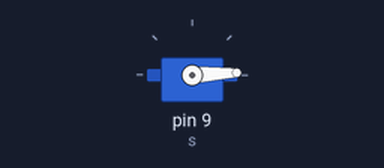
The sketch below on a simulated Arduino Nano, built with avr-gcc and run on an emulated ATmega328P. Parts: servo.

Above: at 0.05 s.
At 1.3 s:
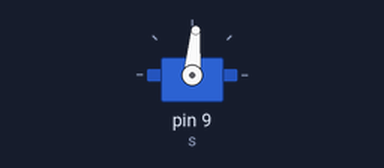
At 2.6 s:
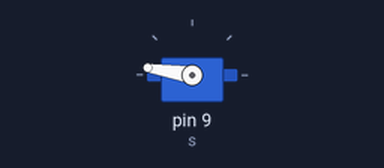
At 5.2 s:
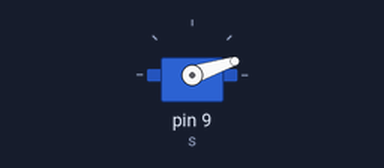
Timing chart, 0 to 7.1 s (numbered marks = the images above):
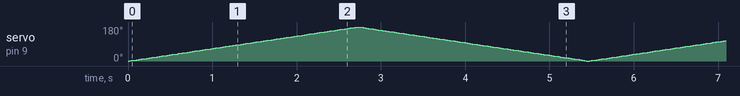

The sketch:

sg92r_smooth_sweep.ino
```cpp
// Arduino sketch that sweeps an SG92R servo smoothly from 0° to 180° and back using the Servo library.
//
// Full tutorial: https://shillehtek.com/blogs/news/arduino-nano-sg92r-servo-smooth-sweep
// Parts used: https://shillehtek.com/products/sg92r-micro-servo-motor-9g-carbon-fiber-gears-2-5kg-for-rc-plane
//             https://shillehtek.com/products/arduino-nano-v3-presoldered-ch340g-atmega328p
//             https://shillehtek.com/products/shillehtek-120pcs-multicolored-dupont-wire
// More examples: https://github.com/shillehbean/shillehtek-examples
//

#include <Servo.h>

Servo s;

void setup() {
  s.attach(9);
}

void loop() {
  for (int angle = 0; angle <= 180; angle++) {
    s.write(angle);
    delay(15);
  }
  for (int angle = 180; angle >= 0; angle--) {
    s.write(angle);
    delay(15);
  }
}
```
